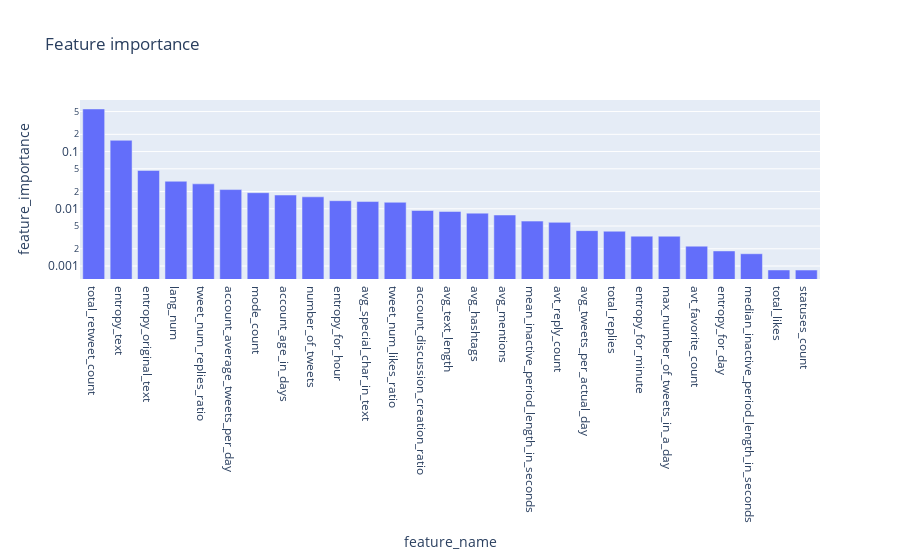

This figure's notebook cell:
### Code cell
fold_classify_and_plot1(df, label, cv=10, max_tree_depth=10, criterion="entropy")

### Figure 1 — Plotly figure (JSON) as saved in the notebook; plotly's stock layout.template omitted (floating-point values rounded to 4 significant figures)
{"data": [{"alignmentgroup": "True", "hovertemplate": "feature_name=%{x}<br>feature_importance=%{y}<extra></extra>", "legendgroup": "", "marker": {"color": "#636efa", "pattern": {"shape": ""}}, "name": "", "offsetgroup": "", "orientation": "v", "showlegend": false, "textposition": "auto", "type": "bar", "x": ["total_retweet_count", "entropy_text", "entropy_original_text", "lang_num", "tweet_num_replies_ratio", "account_average_tweets_per_day", "mode_count", "account_age_in_days", "number_of_tweets", "entropy_for_hour", "avg_special_char_in_text", "tweet_num_likes_ratio", "account_discussion_creation_ratio", "avg_text_length", "avg_hashtags", "avg_mentions", "mean_inactive_period_length_in_seconds", "avt_reply_count", "avg_tweets_per_actual_day", "total_replies", "entropy_for_minute", "max_number_of_tweets_in_a_day", "avt_favorite_count", "entropy_for_day", "median_inactive_period_length_in_seconds", "total_likes", "statuses_count"], "xaxis": "x", "y": [0.5551, 0.1572, 0.04682, 0.03029, 0.02728, 0.02168, 0.01911, 0.0174, 0.01619, 0.01385, 0.01338, 0.013, 0.009334, 0.008975, 0.0084, 0.007789, 0.006091, 0.005797, 0.004153, 0.004057, 0.003328, 0.003319, 0.002225, 0.001835, 0.00164, 0.0008536, 0.0008509], "yaxis": "y"}], "layout": {"barmode": "relative", "legend": {"tracegroupgap": 0}, "title": {"text": "Feature importance"}, "xaxis": {"anchor": "y", "domain": [0, 1], "title": {"text": "feature_name"}}, "yaxis": {"anchor": "x", "domain": [0, 1], "title": {"text": "feature_importance"}, "type": "log"}}}
